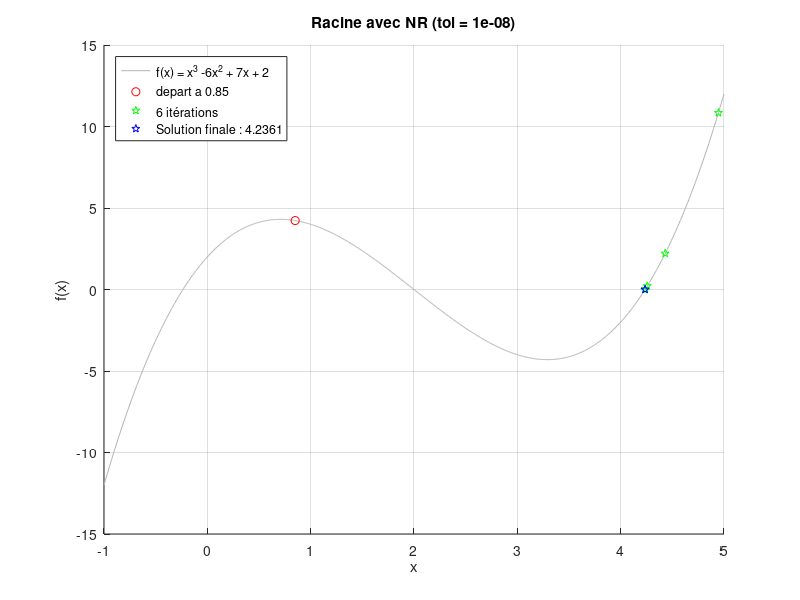
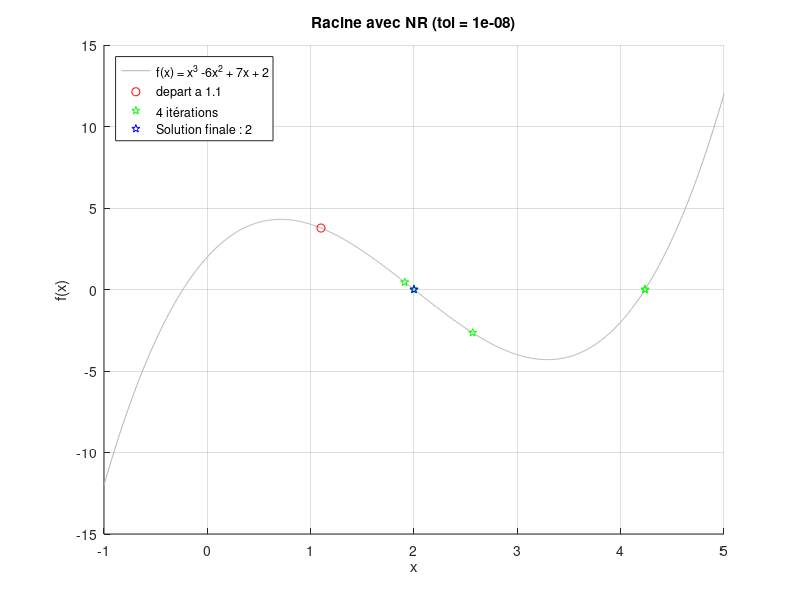
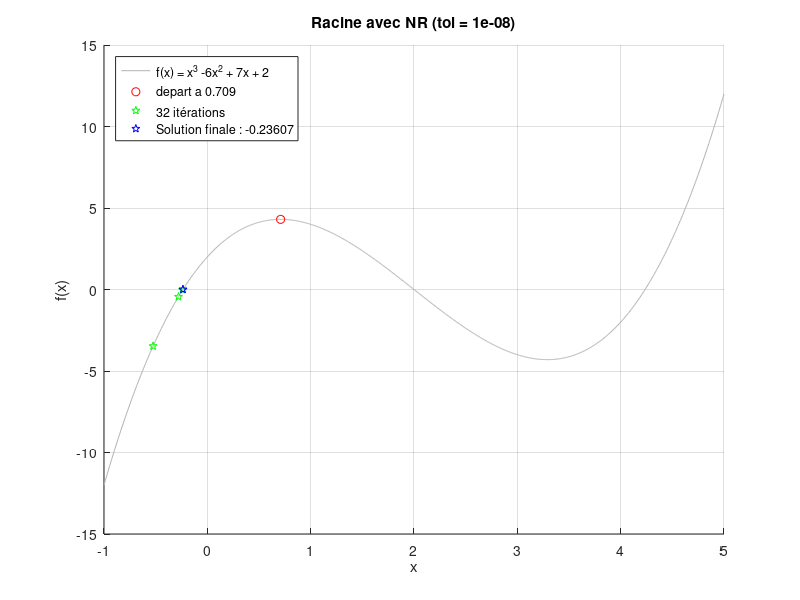
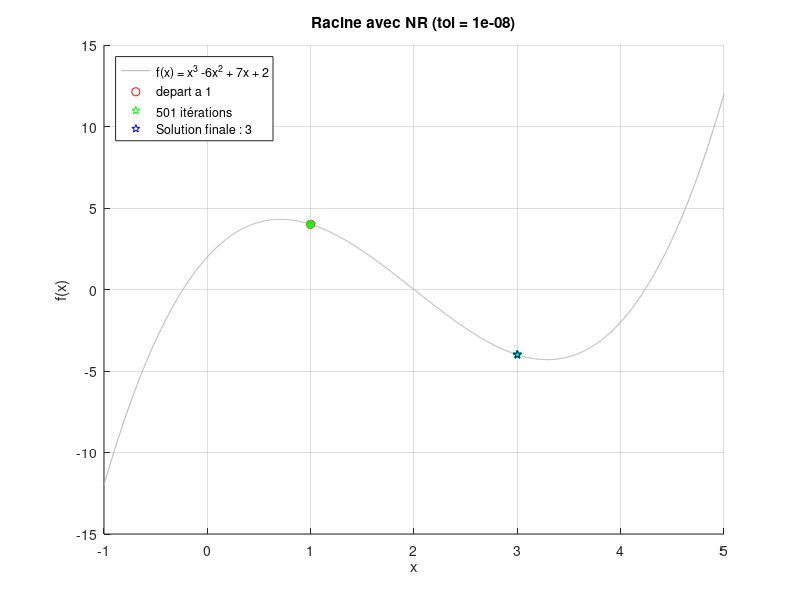

These charts were generated, in order, by the following MATLAB code:
% S5 APP6
% Laboratoire 1 - Problème 8
% Racines d’une équation non linéaire avec Newton-Raphson
%
% Faire le problème E23 (p. 50) du Chapitre 5 de Méthodes numériques (Notes_JdeL_ver10_rev1) avec une
% tolérance de 1.0e-08. Revoir l’exercice E17 du Guide MATLAB pour la construction de boucle « while ».
% Dans ce problème, on remarque que dans le cas de racines multiples, le point de départ des itérations
% détermine vers quelles racines la solution va converger.
%
clc
close all
clear
clc

showGraphics = 1;

% Données du problème 8
% Avec la méthode de NR, trouver les racines de la fonction f(x) = x^3 − 6x^2 + 7x + 2 en démarrant les
% itérations aux valeurs initiales suivantes 
% (1) x = 0.85
% (2) x = 1.10
% (3) x = 0.709
% (4) x = 1.0
x_start = [0.85 1.10 0.709 1.0];

Tol = 1.0e-08;
fx = [1 -6 7 2];
dfx = [3 -12 7];
f = @(x) x.^3-6.*x.^2+7.*x+2;
d = @(x) 3.*x.^2-12.*x+7;
xlims = [-1 5];
ylims = [-15 15];
TooMuch = 500;

% x = 0.85
x = x_start(1);
F = f(x);
D = d(x);
iteration = 0;
while and(abs(F) > Tol,iteration <= TooMuch)
    x = x - F/D;
    F = f(x);
    D = d(x);
    iteration = iteration + 1;
    f_iterations(iteration) = F;
    x_iterations(iteration) = x;
end

if showGraphics == 1
    figure('Name',['Racine avec NR (tol = ', num2str(Tol), ') avec x = ', num2str(x_start(1))])
    hold on
    fplot(f,xlims,'Color',[.7 .7 .7])
    plot(x_start(1),f(x_start(1)),'ro')
    plot(x_iterations,f_iterations,'gp')
    plot(x,F,'bp')
    legend('f(x) = x^3 -6x^2 + 7x + 2', ['depart a ', num2str(x_start(1))],[num2str(iteration),' itérations'], ['Solution finale : ', num2str(x)],'Location','NorthWest')
    title(['Racine avec NR (tol = ', num2str(Tol), ')'])
    xlabel('x')
    ylabel('f(x)')
    axis([xlims ylims])
    grid on
    hold off
end

% x = 1.10
x = x_start(2);
F = f(x);
D = d(x);
iteration = 0;
while and(abs(F) > Tol,iteration <= TooMuch)
    x = x - F/D;
    F = f(x);
    D = d(x);
    iteration = iteration + 1;
    f_iterations(iteration) = F;
    x_iterations(iteration) = x;
end
if showGraphics == 1
    figure('Name',['Racine avec NR (tol = ', num2str(Tol), ') avec x = ', num2str(x_start(2))])
    hold on
    fplot(f,xlims,'Color',[.7 .7 .7])
    plot(x_start(2),f(x_start(2)),'ro')
    plot(x_iterations,f_iterations,'gp')
    plot(x,F,'bp')
    legend('f(x) = x^3 -6x^2 + 7x + 2', ['depart a ', num2str(x_start(2))],[num2str(iteration),' itérations'], ['Solution finale : ', num2str(x)],'Location','NorthWest')
    title(['Racine avec NR (tol = ', num2str(Tol), ')'])
    xlabel('x')
    ylabel('f(x)')
    axis([xlims ylims])
    grid on
    hold off
end


% x = 0.709
x = x_start(3);
F = f(x);
D = d(x);
iteration = 0;
while and(abs(F) > Tol,iteration <= TooMuch)
    x = x - F/D;
    F = f(x);
    D = d(x);
    iteration = iteration + 1;
    f_iterations(iteration) = F;
    x_iterations(iteration) = x;
end

if showGraphics == 1
    figure('Name',['Racine avec NR (tol = ', num2str(Tol), ') avec x = ', num2str(x_start(3))])
    hold on
    fplot(f,xlims,'Color',[.7 .7 .7])
    plot(x_start(3),f(x_start(3)),'ro')
    plot(x_iterations,f_iterations,'gp')
    plot(x,F,'bp')
    legend('f(x) = x^3 -6x^2 + 7x + 2', ['depart a ', num2str(x_start(3))],[num2str(iteration),' itérations'], ['Solution finale : ', num2str(x)],'Location','NorthWest')
    title(['Racine avec NR (tol = ', num2str(Tol), ')'])
    xlabel('x')
    ylabel('f(x)')
    axis([xlims ylims])
    grid on
    hold off
end

% x = 1.00
x = x_start(4);
F = f(x);
D = d(x);
iteration = 0;
while and(abs(F) > Tol,iteration <= TooMuch)
    x = x - F/D;
    F = f(x);
    D = d(x);
    iteration = iteration + 1;
    f_iterations(iteration) = F;
    x_iterations(iteration) = x;
end

if showGraphics == 1
    figure('Name',['Racine avec NR (tol = ', num2str(Tol), ') avec x = ', num2str(x_start(4))])
    hold on
    fplot(f,xlims,'Color',[.7 .7 .7])
    plot(x_start(4),f(x_start(4)),'ro')
    plot(x_iterations,f_iterations,'gp')
    plot(x,F,'bp')
    legend('f(x) = x^3 -6x^2 + 7x + 2', ['depart a ', num2str(x_start(4))],[num2str(iteration),' itérations'], ['Solution finale : ', num2str(x)],'Location','NorthWest')
    title(['Racine avec NR (tol = ', num2str(Tol), ')'])
    xlabel('x')
    ylabel('f(x)')
    axis([xlims ylims])
    grid on
    hold off
end

% Réponses :
% o x = 0.85 converge vers la racine à x = +4.2361 après 6 itérations
% o x = 1.10 converge vers la racine à x = +2.0000 après 4 itérations
% o x = 0.709 converge vers la racine à x = - 0.2361 après 32 itérations
% o x = 1.00 ne converge pas (arrêtée après 501 itérations): oscillations entre x = 1 et x = 3.